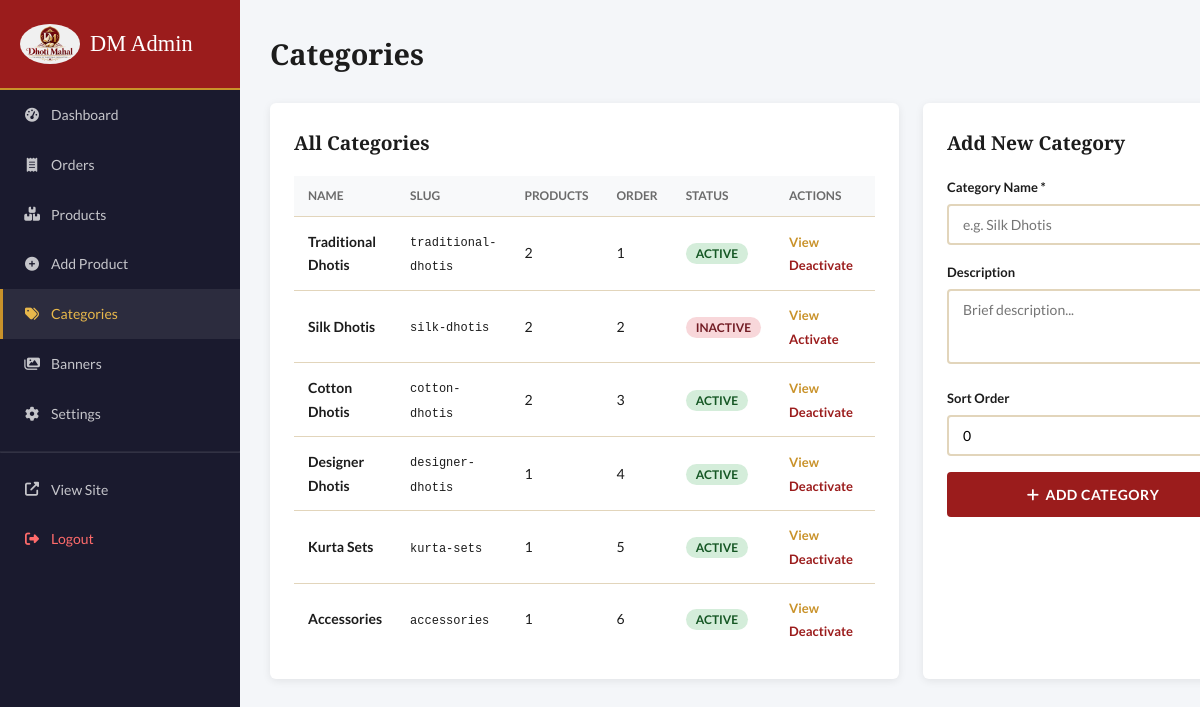
The app's page /admin/categories.php (signed in) with its own data.
### tables this page shows
CREATE TABLE `categories` (
  `id` int(11) NOT NULL AUTO_INCREMENT,
  `name` varchar(100) NOT NULL,
  `slug` varchar(120) NOT NULL,
  `description` text DEFAULT NULL,
  `image` varchar(255) DEFAULT NULL,
  `is_active` tinyint(1) DEFAULT 1,
  `sort_order` int(11) DEFAULT 0,
  `created_at` timestamp NOT NULL DEFAULT current_timestamp(),
  PRIMARY KEY (`id`),
  UNIQUE KEY `slug` (`slug`)
);

### includes/functions.php (called while the page is built, shortened)
<?php
function sanitize(string $input): string
{
    return htmlspecialchars(trim($input), ENT_QUOTES, 'UTF-8');
}
function getCategories(bool $activeOnly = true): array
{
    $db = getDB();
    $sql = "SELECT * FROM categories";
    $sql .= " ORDER BY sort_order ASC, name ASC";
    return $db->query($sql)->fetchAll();
}

### admin/categories.php (the view, shortened to what this page needs)
<?php
require_once __DIR__ . '/partials/header.php';
$db     = getDB();
$cats = getCategories(false);
?>
<h1>Categories</h1>
<div style="display:grid;grid-template-columns:1fr 340px;gap:24px;">
    <div class="admin-card">
        <h3>All Categories</h3>
        <table class="admin-table">
            <thead>
                <tr>
                    <th>Name</th>
                    <th>Slug</th>
                    <th>Products</th>
                    <th>Order</th>
                    <th>Status</th>
                    <th>Actions</th>
                </tr>
            </thead>
            <tbody>
                <?php foreach ($cats as $cat):
                    $count = (int)$db->prepare("SELECT COUNT(*) FROM products WHERE category_id=?")->execute([$cat['id']]) ? $db->query("SELECT COUNT(*) FROM products WHERE category_id=" . (int)$cat['id'])->fetchColumn() : 0;
                ?>
                <tr>
                    <td><strong><?= sanitize($cat['name']) ?></strong></td>
                    <td><code style="font-size:12px;"><?= sanitize($cat['slug']) ?></code></td>
                    <td><?= (int)$count ?></td>
                    <td><?= (int)$cat['sort_order'] ?></td>
                    <td><span class="status-badge"
                            style="background:<?= $cat['is_active'] ? '#d4edda' : '#f8d7da' ?>;color:<?= $cat['is_active'] ? '#155724' : '#721c24' ?>;"><?= $cat['is_active'] ? 'Active' : 'Inactive' ?></span>
                    </td>
                    <td class="action-links">
                        <a href="<?= BASE_URL ?>pages/category.php?slug=<?= urlencode($cat['slug']) ?>" target="_blank"
                            class="edit">View</a>
                        <a href="?toggle=<?= (int)$cat['id'] ?>" onclick="return confirm('Change status?')">
                            <?= $cat['is_active'] ? 'Deactivate' : 'Activate' ?>
                        </a>
                    </td>
                </tr>
                <?php endforeach; ?>
            </tbody>
        </table>
    </div>
    <div class="admin-card">
        <h3>Add New Category</h3>
        <form method="POST">
            <div class="form-group">
                <label>Category Name *</label>
                <input type="text" name="name" required placeholder="e.g. Silk Dhotis">
            </div>
            <div class="form-group">
                <label>Description</label>
                <textarea name="description" rows="3" placeholder="Brief description..."></textarea>
            </div>
            <div class="form-group">
                <label>Sort Order</label>
                <input type="number" name="sort_order" value="0" min="0">
            </div>
            <button type="submit" class="btn btn-primary btn-full"><i class="fas fa-plus"></i> Add Category</button>
        </form>
    </div>
</div>
<?php require_once __DIR__ . '/partials/footer.php'; ?>

### assets/css/main.css (style rules this page uses)
:root { --crimson: #9b1c1c; --crimson-dk: #7a1515; --gold: #c9922a; --gold-lt: #e8b84b; --ivory: #faf7f0; --cream: #f5edd8; --charcoal: #1c1c1c; --muted: #6b6b6b; --border: #e2d5bb; --white: #ffffff; --shadow: 0 4px 24px rgba(0, 0, 0, 0.1); --shadow-sm: 0 2px 8px rgba(0, 0, 0, 0.08); --radius: 6px; --font-head: "Playfair Display", Georgia, serif; --font-body: "Lato", sans-serif; --transition: 0.25s ease; }
*, *::before, *::after { box-sizing: border-box; margin: 0; padding: 0; }
html { scroll-behavior: smooth; }
body { font-family: var(--font-body); font-size: 15px; line-height: 1.7; color: var(--charcoal); background: var(--ivory); }
a { color: var(--crimson); text-decoration: none; transition: color var(--transition); }
.btn { display: inline-flex; align-items: center; gap: 6px; padding: 12px 28px; border-radius: 4px; font-family: var(--font-body); font-size: 14px; font-weight: 700; letter-spacing: 0.5px; cursor: pointer; border: 2px solid transparent; transition: all var(--transition); text-transform: uppercase; }
.btn-primary { background: var(--crimson); color: var(--white); border-color: var(--crimson); }
.btn-full { width: 100%; justify-content: center; }
.form-group { margin-bottom: 16px; }
.form-group label { font-size: 13px; font-weight: 700; display: block; margin-bottom: 6px; color: var(--charcoal); }
.form-group input, .form-group select, .form-group textarea { width: 100%; padding: 10px 14px; border: 2px solid var(--border); border-radius: 4px; font-family: var(--font-body); font-size: 14px; outline: none; transition: border-color var(--transition); background: var(--white); }
.status-badge { padding: 3px 10px; border-radius: 20px; font-size: 12px; font-weight: 700; text-transform: uppercase; }
.admin-main h1 { font-family: var(--font-head); font-size: 1.8rem; color: var(--charcoal); margin-bottom: 24px; }
.admin-card { background: var(--white); border-radius: var(--radius); box-shadow: var(--shadow-sm); padding: 24px; margin-bottom: 24px; }
.admin-card h3 { font-family: var(--font-head); font-size: 1.2rem; margin-bottom: 16px; color: var(--charcoal); }
.admin-table { width: 100%; border-collapse: collapse; }
.admin-table th { background: #f8f9fa; padding: 10px 14px; font-size: 12px; text-transform: uppercase; color: var(--muted); border-bottom: 1px solid var(--border); text-align: left; }
.admin-table td { padding: 12px 14px; border-bottom: 1px solid var(--border); font-size: 14px; }
.admin-table tr:last-child td { border-bottom: none; }
.action-links a { margin-right: 8px; font-size: 13px; font-weight: 600; }
.action-links .edit { color: var(--gold); }

### records on screen
categories: name "Traditional Dhotis", slug "traditional-dhotis", count "2", sort_order "1", is_active "ACTIVE"
categories: name "Silk Dhotis", slug "silk-dhotis", id "2", sort_order "2", is_active "INACTIVE"
categories: name "Cotton Dhotis", slug "cotton-dhotis", count "2", sort_order "3", is_active "ACTIVE"
categories: name "Designer Dhotis", slug "designer-dhotis", count "1", sort_order "4", is_active "ACTIVE"
categories: name "Kurta Sets", slug "kurta-sets", count "1", sort_order "5", is_active "ACTIVE"
categories: name "Accessories", slug "accessories", count "1", sort_order "6", is_active "ACTIVE"
